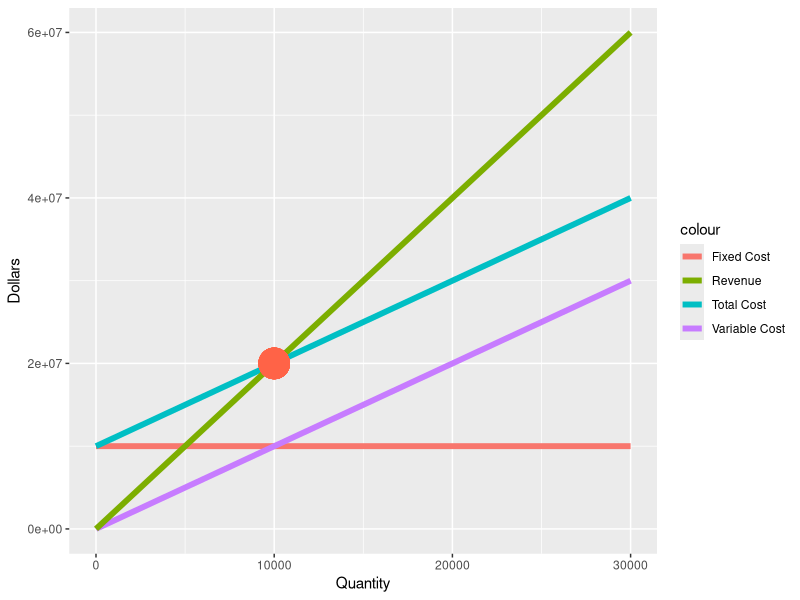

Reproduce this figure in R.
# Clearing the Environment ----
rm(list=ls())

# Set Unit Revenue and Marginal Cost ----
unit_revenue <- 2000
marginal_cost <- 1000

# Create Quantity Column ----
quantity <- seq(0, 30000, length.out = 11)

# Create Cost Columns ----
fixed_cost <- rep(10000000, length(quantity))
variable_cost <- marginal_cost * quantity
total_cost <- fixed_cost + variable_cost

# Create Revenue Column ----
revenue <- unit_revenue * quantity

# Build data frame ----
df <- data.frame(quantity, fixed_cost, variable_cost, total_cost, revenue)

# Obtain break even quantity ----
break_even_quantity <- fixed_cost[1] / (unit_revenue - marginal_cost)
break_even_quantity

# Import ggplot2 and Tidyverse Package ----
library(ggplot2)
library(tidyverse)

# Build Break Even Point Graph ----
df %>%
  ggplot(aes(x = quantity)) +
  geom_line(aes(y = fixed_cost, col = "Fixed Cost"), size = 2) +
  geom_line(aes(y = variable_cost, col = "Variable Cost"), size = 2) +
  geom_line(aes(y = total_cost, col = "Total Cost"), size = 2) +
  geom_line(aes(y = revenue, col = "Revenue"), size = 2) +
  geom_point(aes(x = break_even_quantity, y = break_even_quantity * unit_revenue),
             colour = "tomato", size = 10) +
  labs(x = "Quantity", y = "Dollars")

